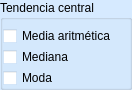
             <widget class="QGroupBox" name="grupoDeOpcionesDeMedidasDeTendenciaCentralEstadisticosDescriptivosBasicos">
              <property name="geometry">
               <rect>
                <x>9</x>
                <y>150</y>
                <width>132</width>
                <height>90</height>
               </rect>
              </property>
              <property name="palette">
               <palette>
                <active>
                 <colorrole role="WindowText">
                  <brush brushstyle="SolidPattern">
                   <color alpha="255">
                    <red>0</red>
                    <green>0</green>
                    <blue>0</blue>
                   </color>
                  </brush>
                 </colorrole>
                 <colorrole role="Button">
                  <brush brushstyle="SolidPattern">
                   <color alpha="33">
                    <red>84</red>
                    <green>171</green>
                    <blue>255</blue>
                   </color>
                  </brush>
                 </colorrole>
                 <colorrole role="Light">
                  <brush brushstyle="SolidPattern">
                   <color alpha="33">
                    <red>212</red>
                    <green>234</green>
                    <blue>255</blue>
                   </color>
                  </brush>
                 </colorrole>
                 <colorrole role="Midlight">
                  <brush brushstyle="SolidPattern">
                   <color alpha="33">
                    <red>148</red>
                    <green>202</green>
                    <blue>255</blue>
                   </color>
                  </brush>
                 </colorrole>
                 <colorrole role="Dark">
                  <brush brushstyle="SolidPattern">
                   <color alpha="33">
                    <red>42</red>
                    <green>85</green>
                    <blue>127</blue>
                   </color>
                  </brush>
                 </colorrole>
                 <colorrole role="Mid">
                  <brush brushstyle="SolidPattern">
                   <color alpha="33">
                    <red>56</red>
                    <green>114</green>
                    <blue>170</blue>
                   </color>
                  </brush>
                 </colorrole>
                 <colorrole role="Text">
                  <brush brushstyle="SolidPattern">
                   <color alpha="255">
                    <red>0</red>
                    <green>0</green>
                    <blue>0</blue>
                   </color>
                  </brush>
                 </colorrole>
                 <colorrole role="BrightText">
                  <brush brushstyle="SolidPattern">
                   <color alpha="255">
                    <red>255</red>
                    <green>255</green>
                    <blue>255</blue>
                   </color>
                  </brush>
                 </colorrole>
                 <colorrole role="ButtonText">
                  <brush brushstyle="SolidPattern">
                   <color alpha="255">
                    <red>0</red>
                    <green>0</green>
                    <blue>0</blue>
                   </color>
                  </brush>
                 </colorrole>
                 <colorrole role="Base">
                  <brush brushstyle="SolidPattern">
                   <color alpha="255">
                    <red>255</red>
                    <green>255</green>
                    <blue>255</blue>
                   </color>
                  </brush>
                 </colorrole>
                 <colorrole role="Window">
                  <brush brushstyle="SolidPattern">
                   <color alpha="33">
                    <red>84</red>
                    <green>171</green>
                    <blue>255</blue>
                   </color>
                  </brush>
                 </colorrole>
                 <colorrole role="Shadow">
                  <brush brushstyle="SolidPattern">
                   <color alpha="255">
                    <red>0</red>
                    <green>0</green>
                    <blue>0</blue>
                   </color>
                  </brush>
                 </colorrole>
                 <colorrole role="AlternateBase">
                  <brush brushstyle="SolidPattern">
                   <color alpha="144">
                    <red>169</red>
                    <green>213</green>
                    <blue>255</blue>
                   </color>
                  </brush>
                 </colorrole>
                 <colorrole role="ToolTipBase">
                  <brush brushstyle="SolidPattern">
                   <color alpha="255">
                    <red>255</red>
                    <green>255</green>
                    <blue>220</blue>
                   </color>
                  </brush>
                 </colorrole>
                 <colorrole role="ToolTipText">
                  <brush brushstyle="SolidPattern">
                   <color alpha="255">
                    <red>0</red>
                    <green>0</green>
                    <blue>0</blue>
                   </color>
                  </brush>
                 </colorrole>
                </active>
                <inactive>
                 <colorrole role="WindowText">
                  <brush brushstyle="SolidPattern">
                   <color alpha="255">
                    <red>0</red>
                    <green>0</green>
                    <blue>0</blue>
                   </color>
                  </brush>
                 </colorrole>
                 <colorrole role="Button">
                  <brush brushstyle="SolidPattern">
                   <color alpha="33">
                    <red>84</red>
                    <green>171</green>
                    <blue>255</blue>
                   </color>
                  </brush>
                 </colorrole>
                 <colorrole role="Light">
                  <brush brushstyle="SolidPattern">
                   <color alpha="33">
                    <red>212</red>
                    <green>234</green>
                    <blue>255</blue>
                   </color>
                  </brush>
                 </colorrole>
                 <colorrole role="Midlight">
                  <brush brushstyle="SolidPattern">
                   <color alpha="33">
                    <red>148</red>
                    <green>202</green>
                    <blue>255</blue>
                   </color>
                  </brush>
                 </colorrole>
                 <colorrole role="Dark">
                  <brush brushstyle="SolidPattern">
                   <color alpha="33">
                    <red>42</red>
                    <green>85</green>
                    <blue>127</blue>
                   </color>
                  </brush>
                 </colorrole>
                 <colorrole role="Mid">
                  <brush brushstyle="SolidPattern">
                   <color alpha="33">
                    <red>56</red>
                    <green>114</green>
                    <blue>170</blue>
                   </color>
                  </brush>
                 </colorrole>
                 <colorrole role="Text">
                  <brush brushstyle="SolidPattern">
                   <color alpha="255">
                    <red>0</red>
                    <green>0</green>
                    <blue>0</blue>
                   </color>
                  </brush>
                 </colorrole>
                 <colorrole role="BrightText">
                  <brush brushstyle="SolidPattern">
                   <color alpha="255">
                    <red>255</red>
                    <green>255</green>
                    <blue>255</blue>
                   </color>
                  </brush>
                 </colorrole>
                 <colorrole role="ButtonText">
                  <brush brushstyle="SolidPattern">
                   <color alpha="255">
                    <red>0</red>
                    <green>0</green>
                    <blue>0</blue>
                   </color>
                  </brush>
                 </colorrole>
                 <colorrole role="Base">
                  <brush brushstyle="SolidPattern">
                   <color alpha="255">
                    <red>255</red>
                    <green>255</green>
                    <blue>255</blue>
                   </color>
                  </brush>
                 </colorrole>
                 <colorrole role="Window">
                  <brush brushstyle="SolidPattern">
                   <color alpha="33">
                    <red>84</red>
                    <green>171</green>
                    <blue>255</blue>
                   </color>
                  </brush>
                 </colorrole>
                 <colorrole role="Shadow">
                  <brush brushstyle="SolidPattern">
                   <color alpha="255">
                    <red>0</red>
                    <green>0</green>
                    <blue>0</blue>
                   </color>
                  </brush>
                 </colorrole>
                 <colorrole role="AlternateBase">
                  <brush brushstyle="SolidPattern">
                   <color alpha="144">
                    <red>169</red>
                    <green>213</green>
                    <blue>255</blue>
                   </color>
                  </brush>
                 </colorrole>
                 <colorrole role="ToolTipBase">
                  <brush brushstyle="SolidPattern">
                   <color alpha="255">
                    <red>255</red>
                    <green>255</green>
                    <blue>220</blue>
                   </color>
                  </brush>
                 </colorrole>
                 <colorrole role="ToolTipText">
                  <brush brushstyle="SolidPattern">
                   <color alpha="255">
                    <red>0</red>
                    <green>0</green>
                    <blue>0</blue>
                   </color>
                  </brush>
                 </colorrole>
                </inactive>
                <disabled>
                 <colorrole role="WindowText">
                  <brush brushstyle="SolidPattern">
                   <color alpha="33">
                    <red>42</red>
                    <green>85</green>
                    <blue>127</blue>
                   </color>
                  </brush>
                 </colorrole>
                 <colorrole role="Button">
                  <brush brushstyle="SolidPattern">
                   <color alpha="33">
                    <red>84</red>
                    <green>171</green>
                    <blue>255</blue>
                   </color>
                  </brush>
                 </colorrole>
                 <colorrole role="Light">
                  <brush brushstyle="SolidPattern">
                   <color alpha="33">
                    <red>212</red>
                    <green>234</green>
                    <blue>255</blue>
                   </color>
                  </brush>
                 </colorrole>
                 <colorrole role="Midlight">
                  <brush brushstyle="SolidPattern">
                   <color alpha="33">
                    <red>148</red>
                    <green>202</green>
                    <blue>255</blue>
                   </color>
                  </brush>
                 </colorrole>
                 <colorrole role="Dark">
                  <brush brushstyle="SolidPattern">
                   <color alpha="33">
                    <red>42</red>
                    <green>85</green>
                    <blue>127</blue>
                   </color>
                  </brush>
                 </colorrole>
                 <colorrole role="Mid">
                  <brush brushstyle="SolidPattern">
                   <color alpha="33">
                    <red>56</red>
                    <green>114</green>
                    <blue>170</blue>
                   </color>
                  </brush>
                 </colorrole>
                 <colorrole role="Text">
                  <brush brushstyle="SolidPattern">
                   <color alpha="33">
                    <red>42</red>
                    <green>85</green>
                    <blue>127</blue>
                   </color>
                  </brush>
                 </colorrole>
                 <colorrole role="BrightText">
                  <brush brushstyle="SolidPattern">
                   <color alpha="255">
                    <red>255</red>
                    <green>255</green>
                    <blue>255</blue>
                   </color>
                  </brush>
                 </colorrole>
                 <colorrole role="ButtonText">
                  <brush brushstyle="SolidPattern">
                   <color alpha="33">
                    <red>42</red>
                    <green>85</green>
                    <blue>127</blue>
                   </color>
                  </brush>
                 </colorrole>
                 <colorrole role="Base">
                  <brush brushstyle="SolidPattern">
                   <color alpha="33">
                    <red>84</red>
                    <green>171</green>
                    <blue>255</blue>
                   </color>
                  </brush>
                 </colorrole>
                 <colorrole role="Window">
                  <brush brushstyle="SolidPattern">
                   <color alpha="33">
                    <red>84</red>
                    <green>171</green>
                    <blue>255</blue>
                   </color>
                  </brush>
                 </colorrole>
                 <colorrole role="Shadow">
                  <brush brushstyle="SolidPattern">
                   <color alpha="255">
                    <red>0</red>
                    <green>0</green>
                    <blue>0</blue>
                   </color>
                  </brush>
                 </colorrole>
                 <colorrole role="AlternateBase">
                  <brush brushstyle="SolidPattern">
                   <color alpha="33">
                    <red>84</red>
                    <green>171</green>
                    <blue>255</blue>
                   </color>
                  </brush>
                 </colorrole>
                 <colorrole role="ToolTipBase">
                  <brush brushstyle="SolidPattern">
                   <color alpha="255">
                    <red>255</red>
                    <green>255</green>
                    <blue>220</blue>
                   </color>
                  </brush>
                 </colorrole>
                 <colorrole role="ToolTipText">
                  <brush brushstyle="SolidPattern">
                   <color alpha="255">
                    <red>0</red>
                    <green>0</green>
                    <blue>0</blue>
                   </color>
                  </brush>
                 </colorrole>
                </disabled>
               </palette>
              </property>
              <property name="cursor">
               <cursorShape>ArrowCursor</cursorShape>
              </property>
              <property name="autoFillBackground">
               <bool>true</bool>
              </property>
              <property name="styleSheet">
               <string notr="true"/>
              </property>
              <property name="title">
               <string>Tendencia central</string>
              </property>
              <widget class="QCheckBox" name="mediaAritmeticaEstadisticosDescriptivosUnivariados">
               <property name="geometry">
                <rect>
                 <x>3</x>
                 <y>24</y>
                 <width>132</width>
                 <height>24</height>
                </rect>
               </property>
               <property name="text">
                <string>Media aritmética</string>
               </property>
              </widget>
              <widget class="QCheckBox" name="medianaEstadisticosDescriptivosUnivariados">
               <property name="geometry">
                <rect>
                 <x>3</x>
                 <y>45</y>
                 <width>90</width>
                 <height>24</height>
                </rect>
               </property>
               <property name="text">
                <string>Mediana</string>
               </property>
              </widget>
              <widget class="QCheckBox" name="modaEstadisticosDescriptivosUnivariados">
               <property name="geometry">
                <rect>
                 <x>3</x>
                 <y>66</y>
                 <width>69</width>
                 <height>24</height>
                </rect>
               </property>
               <property name="text">
                <string>Moda</string>
               </property>
              </widget>
             </widget>
